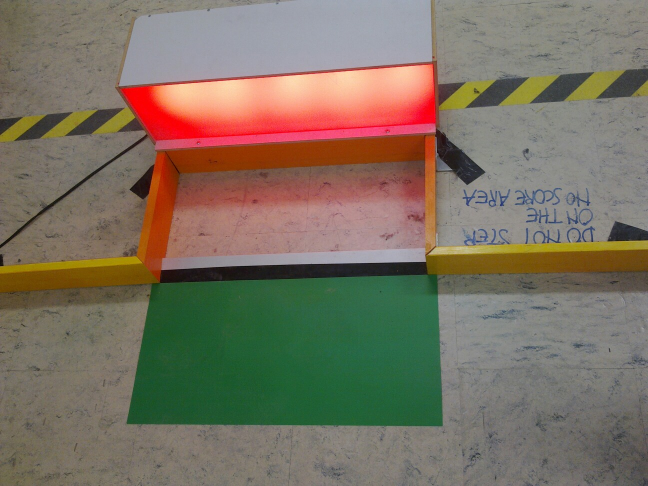
//> input picture Test Images/b.jpg, 1296 x 972 px (shown at 1/2 size)
$ ./goal_detection   (built with g++ and OpenCV 4)
//> lines starting //> are read from the running program, lines starting //| are printed output that depends on the picture; after the words box and inside, x2 and y2 are one past the last pixel; in counts of white or black regions, pixels touching at a corner belong together
#include <cv.h>
#include <highgui.h>

using namespace cv;
using namespace std;

int lowerH=43;
int lowerS=53;
int lowerV=72;

int upperH=82;
int upperS=185;
int upperV=126;

IplImage* GetThresholdedImage(IplImage* imgHSV){
 IplImage* imgThresh=cvCreateImage(cvGetSize(imgHSV),IPL_DEPTH_8U, 1);
 cvInRangeS(imgHSV, cvScalar(lowerH,lowerS,lowerV), cvScalar(upperH,upperS,upperV), imgThresh);
 return imgThresh;
}

void trackObject(IplImage* imgThresh, IplImage* realImage){
    // Calculate the moments of 'imgThresh'
    CvMoments *moments = (CvMoments*)malloc(sizeof(CvMoments));
    cvMoments(imgThresh, moments, 1);
    double moment10 = cvGetSpatialMoment(moments, 1, 0);
    double moment01 = cvGetSpatialMoment(moments, 0, 1);
    double area = cvGetCentralMoment(moments, 0, 0);

    if(area>100){
        int posX = moment10/area;
        int posY = moment01/area;

        if(posX >= 0 && posY >= 0)
        {
            // Draw a pink line from the previous point to the current point
            cvLine(realImage, cvPoint(posX-10, posY), cvPoint(posX+10, posY), cvScalar(255,0,255), 4);
            cvLine(realImage, cvPoint(posX, posY+10), cvPoint(posX, posY-10), cvScalar(255,0,255), 4);

            /* TODO
             * ====
             * To improve certainty that the goal was found, check for the black line and the red LED vertically straight from
             * the center point.
             */
        }
    }
    free(moments);
}

void setwindowSettings(){
 cvNamedWindow("Video");
 cvNamedWindow("Ball");

 cvCreateTrackbar("LowerH", "Ball", &lowerH, 180, NULL);
 cvCreateTrackbar("UpperH", "Ball", &upperH, 180, NULL);

  cvCreateTrackbar("LowerS", "Ball", &lowerS, 256, NULL);
  cvCreateTrackbar("UpperS", "Ball", &upperS, 256, NULL);

  cvCreateTrackbar("LowerV", "Ball", &lowerV, 256, NULL);
  cvCreateTrackbar("UpperV", "Ball", &upperV, 256, NULL);
}

int main(){

    setwindowSettings();

    IplImage *img, *destination;

    while(true){
        img=cvLoadImage("b.jpg");
//> img is the input picture: 972 rows x 1296 cols, CV_8UC3; mean B, G, R 97.4, 113.2, 123.2
        destination = cvCreateImage( cvSize(320, 240), img->depth, img->nChannels );
        cvResize(img, destination);
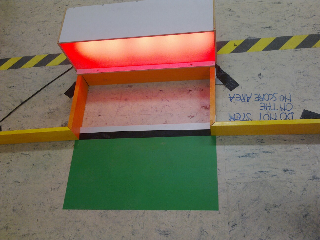
//> destination: 240 rows x 320 cols, CV_8UC3; mean B, G, R 97.3, 113.1, 123.1

        IplImage* imgHSV = cvCreateImage(cvGetSize(destination), IPL_DEPTH_8U, 3);
        cvCvtColor(destination, imgHSV, CV_BGR2HSV);
//> imgHSV: 240 rows x 320 cols, CV_8UC3; mean H, S, V 46, 74.6, 132.7

        IplImage* imgThresh = GetThresholdedImage(imgHSV);
//> in GetThresholdedImage, `cvInRangeS(imgHSV, cvScalar(lowerH,lowerS,lowerV), cvScalar(upperH,upp..`:
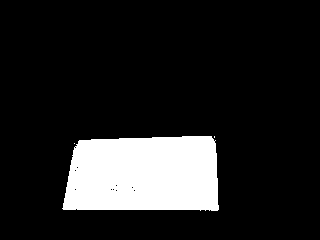
//> imgThresh: 240 rows x 320 cols, CV_8UC1; 13.9% white; 3 white regions (2 under 20 px), largest, box (x1, y1, x2, y2) and area: (62, 136, 219, 211) 10684
        trackObject(imgThresh, destination);
//> in trackObject, `cvLine(realImage, cvPoint(posX-10, posY), cvPoint(posX+10, posY), cvSc..`:
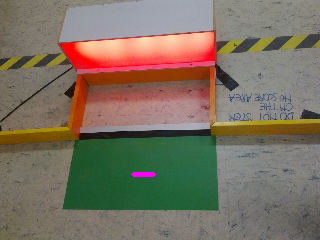
//> realImage: 240 rows x 320 cols, CV_8UC3; 0.15% of pixels changed, all inside (x1, y1, x2, y2) = (131, 172, 156, 177)
//> in trackObject, `cvLine(realImage, cvPoint(posX, posY+10), cvPoint(posX, posY-10), cvSc..`: realImage: 240 rows x 320 cols, CV_8UC3; 0.11% of pixels changed, all inside (x1, y1, x2, y2) = (141, 162, 146, 187)

        cvShowImage("Ball", imgThresh);
        cvShowImage("Video", destination);

        waitKey(80);
    }
    return 0;
}

$ run again, with Test Images/a.jpg copied over Test Images/b.jpg
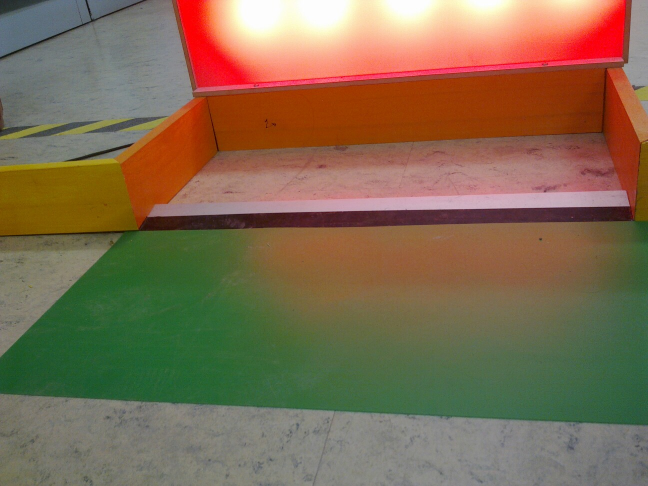
//> input picture Test Images/a.jpg, 1296 x 972 px (shown at 1/2 size)
//> img is the input picture: 972 rows x 1296 cols, CV_8UC3; mean B, G, R 80.5, 107, 128.2
//> imgHSV: 240 rows x 320 cols, CV_8UC3; mean H, S, V 44.7, 109.8, 138.7
//> in GetThresholdedImage, `cvInRangeS(imgHSV, cvScalar(lowerH,lowerS,lowerV), cvScalar(upperH,upp..`:
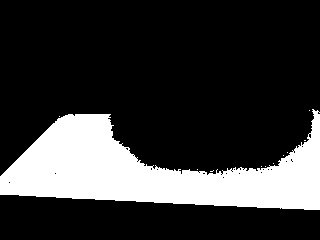
//> imgThresh: 240 rows x 320 cols, CV_8UC1; 21.7% white; 11 white regions (10 under 20 px), largest, box (x1, y1, x2, y2) and area: (0, 109, 320, 210) 16624
//> in trackObject, `cvLine(realImage, cvPoint(posX, posY+10), cvPoint(posX, posY-10), cvSc..`:
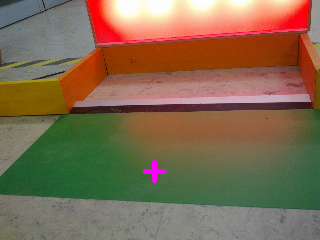
//> realImage: 240 rows x 320 cols, CV_8UC3; mean B, G, R 80.9, 106.6, 128.6
